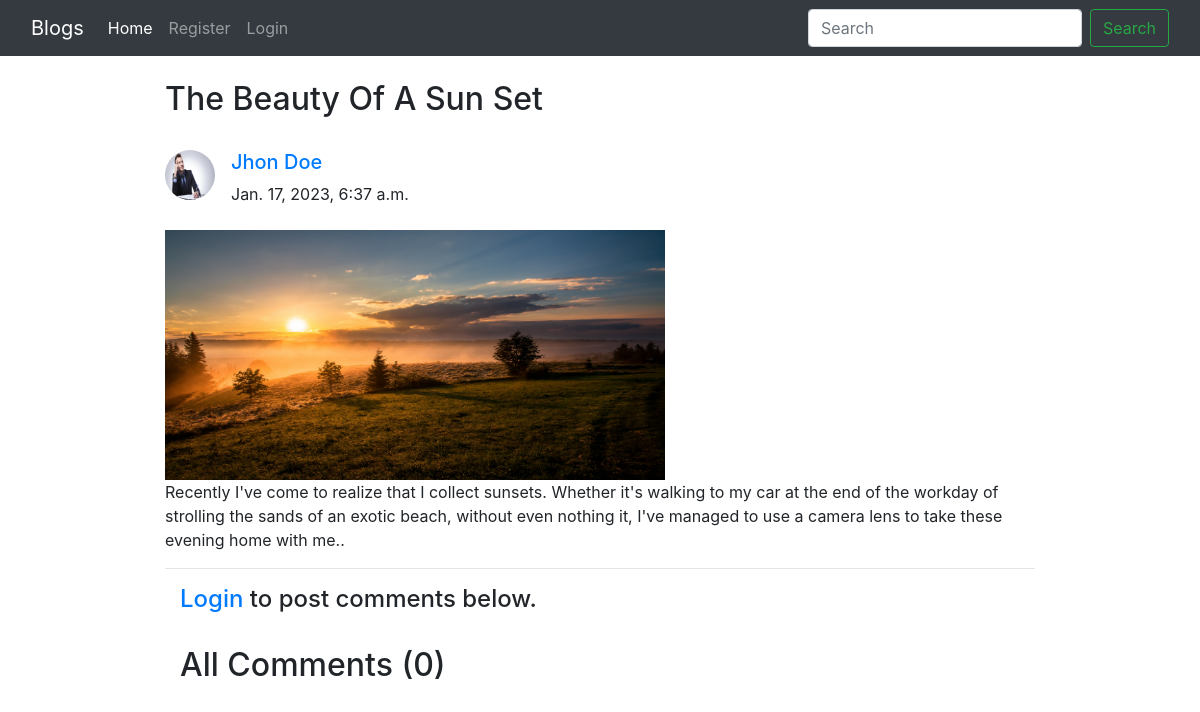
Page /blog/The_Beauty_Of_A_sun_set/ on the committed database.
### blog/models.py (models this page shows, shortened)
class BlogPost(models.Model):
    title = models.CharField(max_length= 300)
    author = models.ForeignKey(User, on_delete= models.CASCADE)
    slug = models.CharField(max_length= 130)
    content=models.TextField()
    image = models.ImageField(upload_to="profile_pics", blank=True, null=True)
    dateTime=models.DateTimeField(auto_now_add=True)
    def __str__(self):
        return f"{str(self.author)} Blog Title: {self.title}"

class Profile(models.Model):
    user = models.OneToOneField(User, on_delete=models.CASCADE,blank=True,null=True)
    image = models.ImageField(upload_to='profile_pics',blank=True,null=True)
    bio = models.TextField(blank=True,null=True)
    phone_no = models.IntegerField(blank=True,null=True)
    facebook = models.CharField(max_length=300, blank=True, null=True)
    instagram = models.CharField(max_length=300, blank=True, null=True)
    linkedin = models.CharField(max_length=300, blank=True, null=True)

### blog/views.py (the view)
# urls.py: path('blog/<str:slug>/',views.blogs_comments,name='blogs_comments'),
def blogs_comments(request,slug):
    post = BlogPost.objects.filter(slug=slug).first()
    print(post)
    comments = Comment.objects.filter(blog=post)
    print(comments)
    if request.method == "POST":
        user = request.user
        content = request.POST.get('content','')
        blog_id = request.POST.get('blog_id','')
        comment = Comment(user = user,content = content,blog = post)
        comment.save()
    return render(request,'blog_comments.html',{'post' : post,'comments':comments})

### templates/blog_comments.html (shortened to what this page needs)
{% extends 'base.html' %}
{% block content %}
{% load humanize %}
<div class="container w-75 my-4">
      <h2 class="blog-post-title">{{post.title}}</h2>
      <br>
      <div class="media">
            {% if post.author.profile.image %}
            <img class="mr-3 rounded-circle" src="{{post.author.profile.image.url}}" width="50px" height="50px"
                  alt="image">
            {% endif %}
            <div class="media-body">
                  <h5 class="mt-0"><a href="/user_profile/{{post.author.id}}/">{{post.author}}
                        </a></h5>
                  {{post.dateTime}}
            </div>
      </div>
      <br>
      <img src="/media/{{post.image}}" alt="" height="250px" width="500px">
      <br>
      <p>{{post.content}}.</p>
      <hr>
      {% if user.is_authenticated %}
      <div class="container">
            <h2>Add Comments Here</h2>
            <form action="/blog/{{post.slug}}/" method="POST"> {% csrf_token %}
                  <div class="form-floating">
                        <textarea class="form-control" placeholder="Leave a comment here" id="floatingTextarea2"
                              style="height: 100px" id="content" name="content"></textarea>
                        <label for="floatingTextarea2">Leave a comment here.</label>
                        <br>
                        <button type="submit" class="btn btn-primary">Comment</button>
                  </div>
            </form>
            {% else %}
            <div class="container">
                  <h4><a href="/login/">Login</a> to post comments below.</h4>
                  {% endif %}
                  <br>
                  <h2>All Comments ({{comments.count}})</h2>
                  <br>
            </div>
      </div>
      {% endblock %}

### rows in the picture
BlogPost: title "The Beauty Of A Sun Set", author.profile.image (picture), author "Jhon Doe", dateTime "Jan. 17, 2023, 6:37 a.m.", image (picture), content "Recently I've come to realize that I collect sunsets. Whether it's walking to my car at the end of the workday of strolling the sands of an exotic beach, without even nothing it, I've managed to use a camera lens to take these evening home with me."

### other values in the picture
{{ comments.count }} "0"
